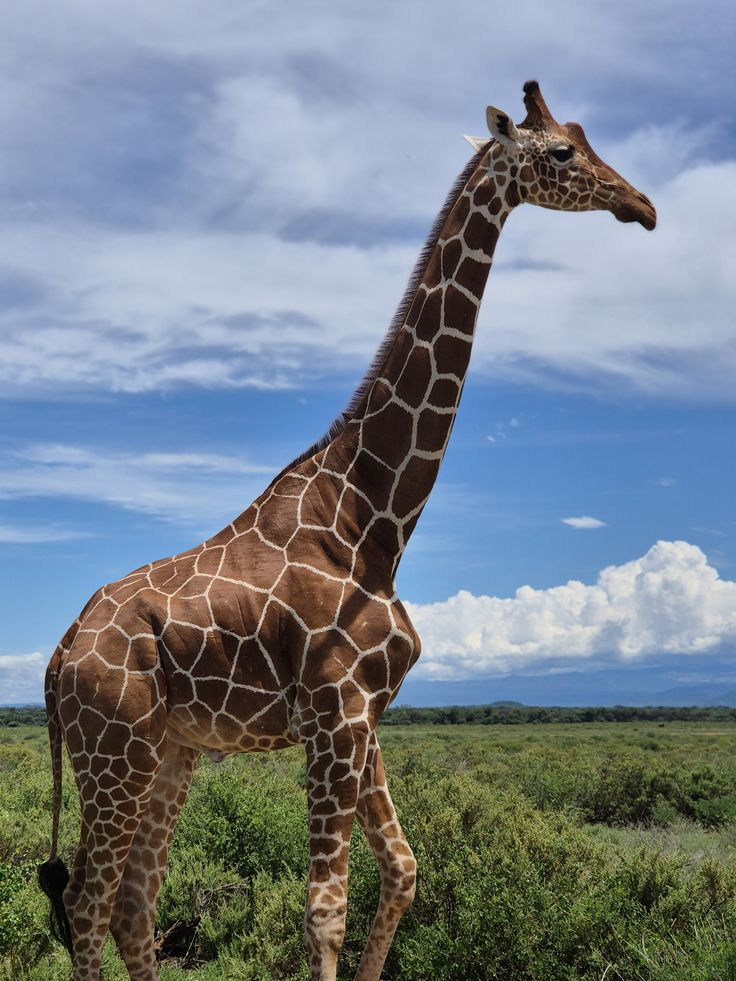
#> input picture opencv/Flip Rotate crop image/giraaffe.jpg, 736 x 981 px
$ jupyter execute flip_rotate_crop.ipynb
#> lines starting #> are read from the running program, lines starting #| are printed output that depends on the picture
[cell 1]
import cv2
import matplotlib.pyplot as plt

[cell 2]
image = cv2.imread("./giraaffe.jpg")
#> image is the input picture: shape (981, 736, 3); mean B, G, R 139, 129, 118.6

[cell 3]
image_rgb = cv2.cvtColor(image,cv2.COLOR_BGR2RGB)

[cell 4]
plt.imshow(image_rgb)

## Flip

[cell 5]
# 1 ----> horizontal
# 0 ----> vertical
# -1 ----> both axes

flip_horizontal = cv2.flip(image,1)
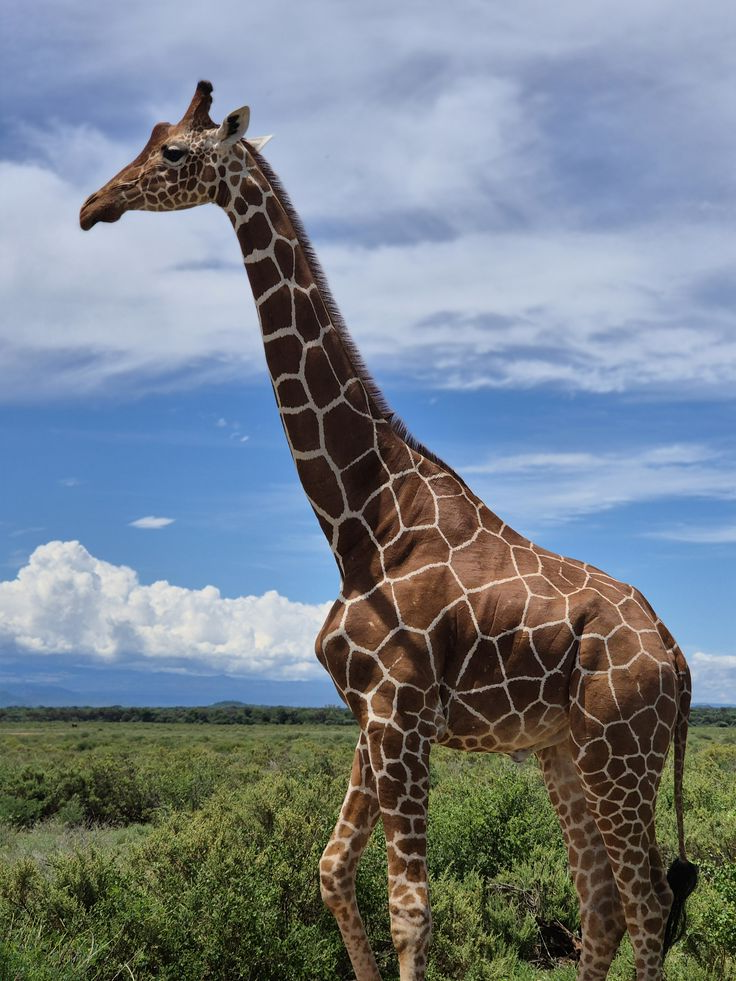
#> flip_horizontal: shape (981, 736, 3); mean B, G, R 139, 129, 118.6
flip_vertically = cv2.flip(image,0)
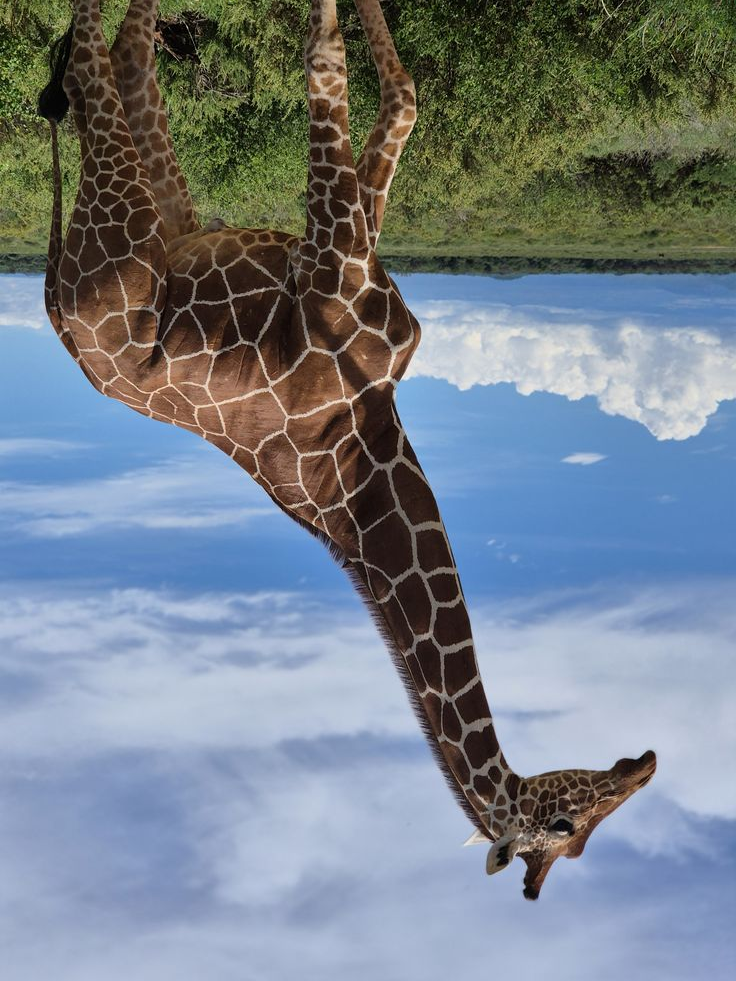
#> flip_vertically: shape (981, 736, 3); mean B, G, R 139, 129, 118.6
flip_both_axes = cv2.flip(image,-1)
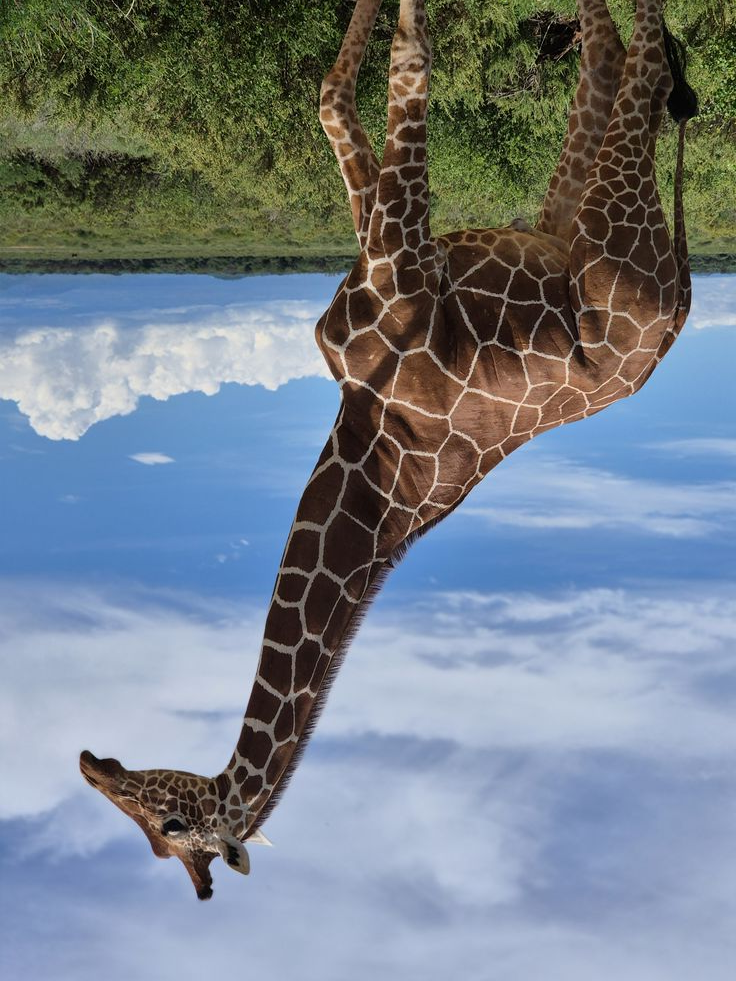
#> flip_both_axes: shape (981, 736, 3); mean B, G, R 139, 129, 118.6

titles = ["Original image","Flip Horizontal","Flip vetically","Flip Both Axes"]
images = [image_rgb , cv2.cvtColor(flip_horizontal,cv2.COLOR_BGR2RGB),
          cv2.cvtColor(flip_vertically,cv2.COLOR_BGR2RGB),
          cv2.cvtColor(flip_both_axes,cv2.COLOR_BGR2RGB)]

plt.figure(figsize=(12,8))
for i in range(4):
    plt.subplot(2,2,i+1)
    plt.imshow(images[i])
    plt.title(titles[i])
    plt.axis('off')
plt.tight_layout()
plt.show()
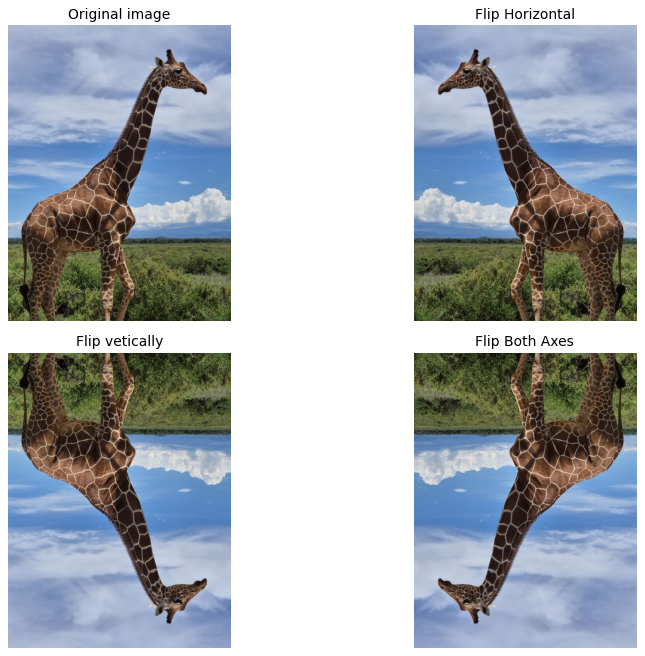
#> figure drawn by matplotlib, 4 panels

[cell 6]
# 1 ----> horizontal
# 0 ----> vertical
# -1 ----> both axes

## also perform as
flip_horizontal = cv2.flip(image_rgb,1)
flip_vertically = cv2.flip(image_rgb,0)
flip_both_axes = cv2.flip(image_rgb,-1)

titles = ["Original image","Flip Horizontal","Flip vetically","Flip Both Axes"]
images = [image_rgb ,flip_horizontal,flip_vertically,flip_both_axes]

plt.figure(figsize=(12,8))
for i in range(4):
    plt.subplot(2,2,i+1)
    plt.imshow(images[i])
    plt.title(titles[i])
    plt.axis('off')

plt.tight_layout()
plt.show()

## Rotate

[cell 7]
rotate_90_clockwise = cv2.rotate(image_rgb,cv2.ROTATE_90_CLOCKWISE)
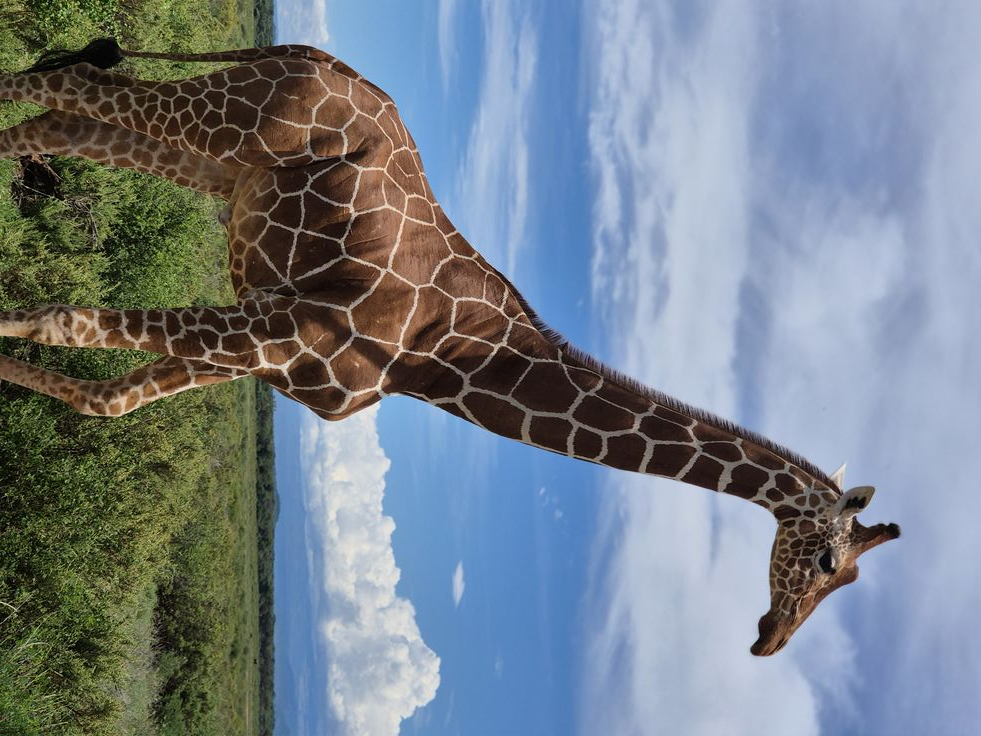
#> rotate_90_clockwise: shape (736, 981, 3); mean R, G, B 118.6, 129, 139
rotate_90_counterclockwise = cv2.rotate(image_rgb,cv2.ROTATE_90_COUNTERCLOCKWISE)
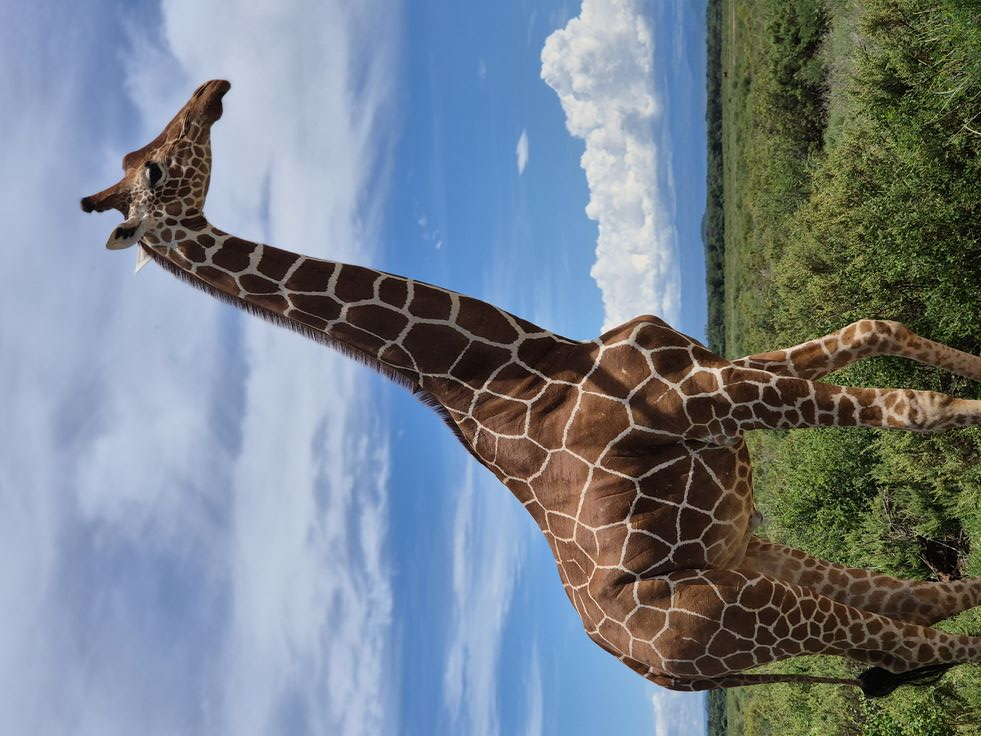
#> rotate_90_counterclockwise: shape (736, 981, 3); mean R, G, B 118.6, 129, 139
rotate_180 = cv2.rotate(image_rgb,cv2.ROTATE_180)
images = [image_rgb , rotate_90_clockwise,rotate_90_counterclockwise,rotate_180]
titles=["Original image","rotate_90_clockwise","rotate_90_counterclockwise","rotate_180"]

[cell 8]
plt.figure(figsize=(12,8))
for i in range(4):
    plt.subplot(2,2,i+1)
    plt.title(titles[i])
    plt.imshow(images[i])
    plt.axis('off')

plt.tight_layout()
plt.show()

## croping and images

[cell 9]
print(image_rgb.shape)
#| (981, 736, 3)

[cell 10]
print(type(image_rgb))
#| <class 'numpy.ndarray'>

[cell 11]
x_start , y_start = 200,100
x_end , y_end= 600,700

cropped_image = image_rgb[y_start:y_end,x_start:x_end]
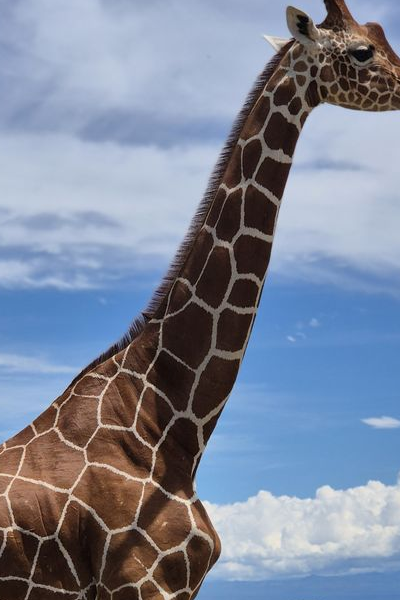
#> cropped_image: shape (600, 400, 3); mean R, G, B 126.1, 135.3, 154.6

plt.figure(figsize=(8,4))

plt.subplot(1,2,1)
plt.title("original")
plt.imshow(image_rgb)
plt.axis('off')

plt.subplot(1,2,2)
plt.title("croped Image")
plt.imshow(cropped_image)
plt.axis('off')


plt.tight_layout()
plt.show()
